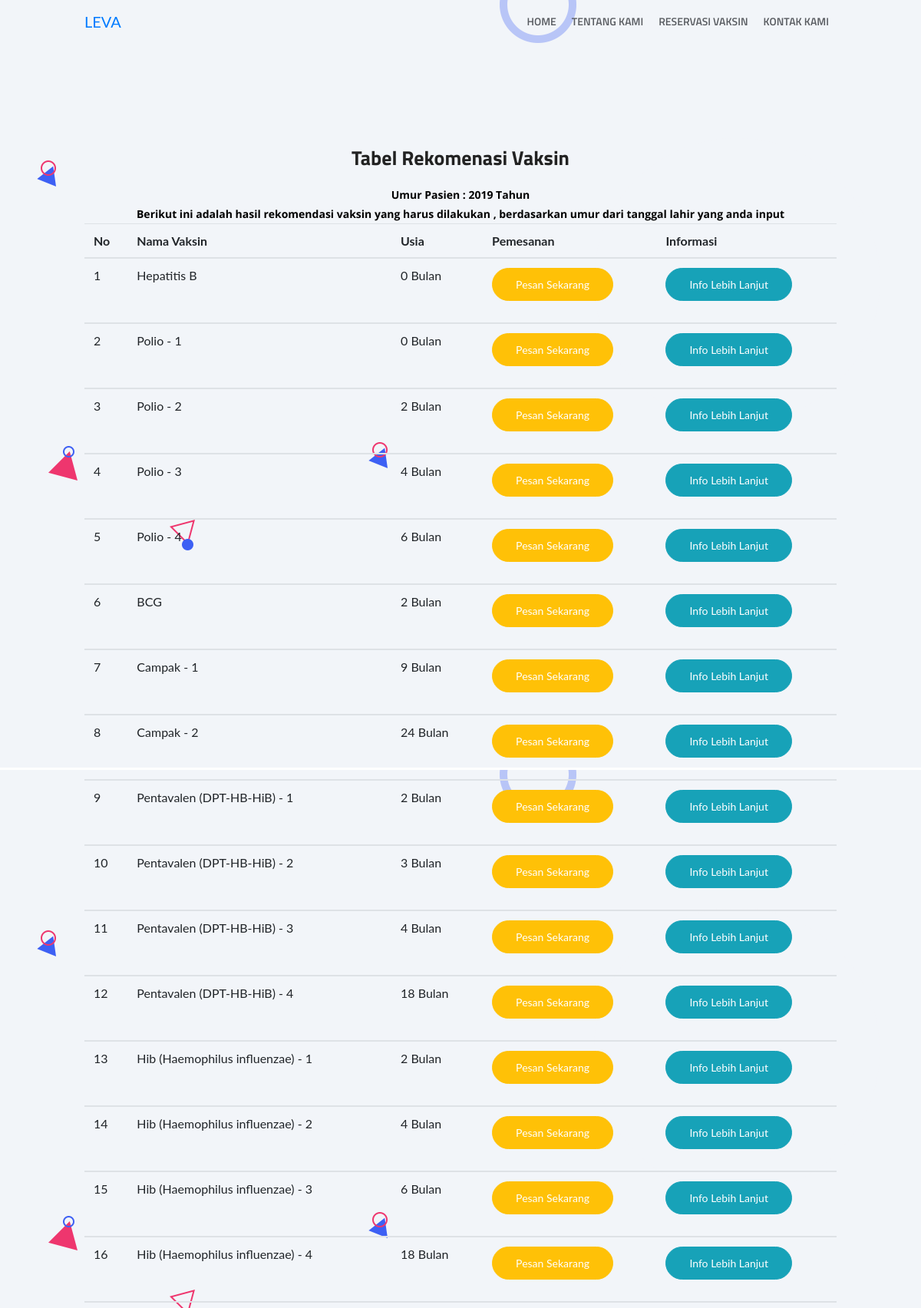
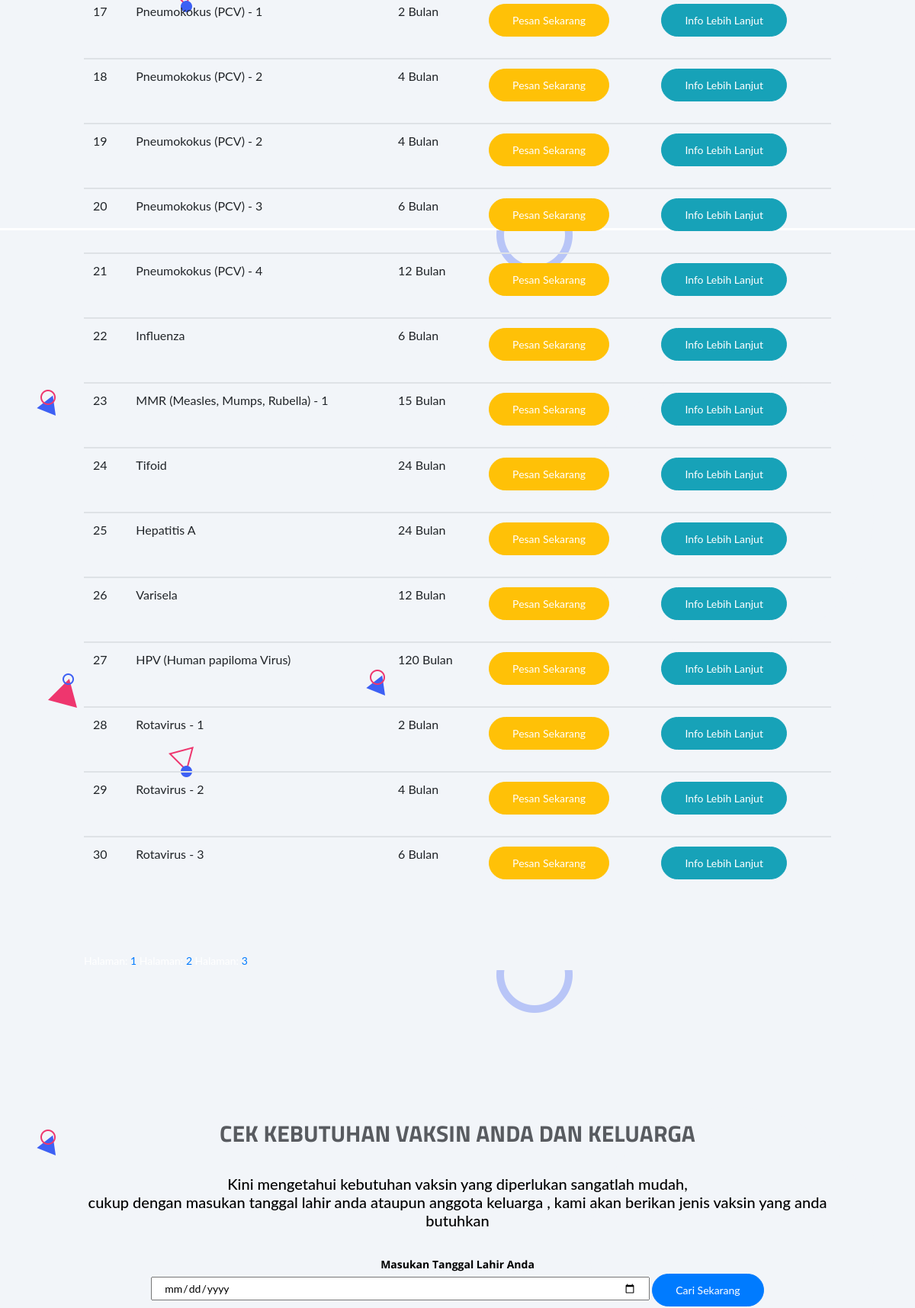
The page /cek/index.php (upper part) on the database its author committed (2 pictures, top to bottom).
### tables this page shows
CREATE TABLE `vaksin` (
  `id` int(11) NOT NULL,
  `nama_vaksin` varchar(255) NOT NULL,
  `umur` int(50) NOT NULL,
  `keterangan` varchar(50000) NOT NULL,
  `harga` int(11) NOT NULL
);

### cek/index.php (the view, shortened to what this page needs)
<?php
require_once "../conn.php";
$tanggal = $_POST['ttl'];
list($year,$month,$day) = explode("-",$tanggal);
$year_diff  = date("Y") - $year;
$month_diff  = date("m") - $month;
$day_diff  = date("d") - $day;
     $year_diff_ = $year_diff*12;
     $day_diff_ = $day_diff/30;
     $bulan = $year_diff_+$day_diff_;
     $bulan= round($bulan);
$halaman = 10;
$page = isset($_GET["halaman"]) ? (int)$_GET["halaman"] : 1;
$mulai = ($page>1) ? ($page * $halaman) - $halaman : 0;
$result = mysqli_query($conn,"SELECT * FROM vaksin");
$total = mysqli_num_rows($result);
$pages = ceil($total/$halaman);
$data = mysqli_query($conn,"select * from vaksin WHERE umur BETWEEN 0 AND $bulan");
$no =$mulai+1;
?>
     <div id="demo">
<div class="table-responsive-vertical shadow-z-1">
      <div id="hero-area" class="hero-area-bg">
        <div class="container">
          <div class="row">
            <div class="col-md-12 col-sm-12">
              <div class="contents text-center ">
<h2>Tabel Rekomenasi Vaksin</h2>
<?php if($year_diff > 0) {?>
  <p style="color:black;font-weight: bold;">Umur Pasien : <?php echo  $year_diff.' Tahun '?></p>
<?php } else {?>
  <p style="color:black;font-weight: bold;">Umur Pasien : <?php echo  $year_diff.' Tahun '.$month_diff.' Bulan '.$day_diff.' Hari' ?></p>
<?php }?>
<p style="color:black;font-weight: bold;">Berikut ini adalah hasil rekomendasi vaksin yang harus dilakukan , berdasarkan umur dari tanggal lahir yang anda input</p>
<table id="table" class="table table-hover table-mc-light-blue">
<thead>
 <tr>
   <th>No</th>
   <th>Nama Vaksin</th>
   <th>Usia</th>
   <th>Pemesanan</th>
   <th>Informasi</th>
 </tr>
</thead>
<tbody>
  <?php
  while($d = mysqli_fetch_array($data)){
  ?>
 <tr>
   <td><?php echo $no++; ?></td>
   <td><?php echo $d['nama_vaksin']; ?></td>
   <td><?php echo $d['umur']; ?> Bulan</td>
   <td data-title="Status">
   <form class="" action="pesan.php" method="get">
     <button input type="submit" name="vaksin" value="<?php echo $d['nama_vaksin']; ?>" class="btn btn-warning">Pesan Sekarang</button>
     </form>
     <td>
     <form class="" action="info.php" method="get">
       <button input type="submit" name="info" value="<?php echo $d['nama_vaksin']; ?>" class="btn btn-info">Info Lebih Lanjut</button>
       </form>
     </td>
   </td>
 </tr>
</tbody>
<?php } ?>
</table>
  </div>
  <?php for ($i=1; $i<=$pages ; $i++){ ?>
  Halaman: <a href="?halaman=<?php echo $i; ?>"><?php echo $i; ?></a>
  <?php } ?>
</div>
</div>
</div>
</div>
</div>
</div>

### assets/css/main.css (style rules this page uses)
html { overflow-x: hidden; }
body { background: #fff; font-size: 14px; font-weight: 400; font-family: 'Open Sans', sans-serif; -webkit-box-sizing: border-box; -moz-box-sizing: border-box; box-sizing: border-box; -webkit-font-smoothing: subpixel-antialiased; color: #abacae; line-height: 25px; -webkit-backface-visibility: hidden; backface-visibility: hidden; overflow-x: hidden; }
h1, h2, h3, h4 { font-size: 38px; color: #222222; font-weight: 700; font-family: 'Titillium Web', sans-serif; }
a { -webkit-transition: all 0.2s linear; -moz-transition: all 0.2s linear; -o-transition: all 0.2s linear; transition: all 0.2s linear; }
p { font-weight: 400; font-family: 'Open Sans', sans-serif; margin: 0px; font-size: 14px; }
ul, ol { list-style: outside none none; margin: 0; padding: 0; }
ul li, ol li { list-style: none; }
.btn { font-size: 14px; padding: 10px 30px; cursor: pointer; font-weight: 400; color: #fff; border-radius: 30px; -webkit-transition: all 0.2s linear; -moz-transition: all 0.2s linear; -o-transition: all 0.2s linear; transition: all 0.2s linear; display: inline-block; }
.navbar-brand { position: relative; padding: 0px; }
.navbar-expand-md .navbar-nav .nav-link { font-family: 'Titillium Web', sans-serif; color: #585b60; font-weight: 600; padding: 8px 10px; line-height: 40px; text-transform: uppercase; cursor: pointer; background: transparent; -webkit-transition: all 0.3s ease-in-out; -moz-transition: all 0.3s ease-in-out; transition: all 0.3s ease-in-out; }
.navbar { padding: 0; }
#hero-area { color: #fff; overflow: hidden; position: relative; background: url(../img/hero-bg.png); }
#hero-area .contents { padding: 170px 0px 50px; }
#hero-area .contents .head-title { color: #585b60; text-transform: uppercase; font-size: 30px; line-height: 48px; font-weight: 700; margin-bottom: 30px; }

### rows shown on the page
vaksin: nama_vaksin "Hepatitis B", umur "0"
vaksin: nama_vaksin "Polio - 1", umur "0"
vaksin: nama_vaksin "Polio - 2", umur "2"
vaksin: nama_vaksin "Polio - 3", umur "4"
vaksin: nama_vaksin "Polio - 4", umur "6"
vaksin: nama_vaksin "BCG", umur "2"
vaksin: nama_vaksin "Campak - 1", umur "9"
vaksin: nama_vaksin "Campak - 2", umur "24"
vaksin: nama_vaksin "Pentavalen (DPT-HB-HiB) - 1", umur "2"
vaksin: nama_vaksin "Pentavalen (DPT-HB-HiB) - 2", umur "3"
vaksin: nama_vaksin "Pentavalen (DPT-HB-HiB) - 3", umur "4"
vaksin: nama_vaksin "Pentavalen (DPT-HB-HiB) - 4", umur "18"
vaksin: nama_vaksin "Hib (Haemophilus influenzae) - 1", umur "2"
vaksin: nama_vaksin "Hib (Haemophilus influenzae) - 2", umur "4"
vaksin: nama_vaksin "Hib (Haemophilus influenzae) - 3", umur "6"
vaksin: nama_vaksin "Hib (Haemophilus influenzae) - 4", umur "18"
vaksin: nama_vaksin "Pneumokokus (PCV) - 1", umur "2"
vaksin: nama_vaksin "Pneumokokus (PCV) - 2", umur "4"
vaksin: nama_vaksin "Pneumokokus (PCV) - 2", umur "4"
vaksin: nama_vaksin "Pneumokokus (PCV) - 3", umur "6"
vaksin: nama_vaksin "Pneumokokus (PCV) - 4", umur "12"
vaksin: nama_vaksin "Influenza", umur "6"
vaksin: nama_vaksin "MMR (Measles, Mumps, Rubella) - 1", umur "15"
vaksin: nama_vaksin "Tifoid", umur "24"
vaksin: nama_vaksin "Hepatitis A", umur "24"
vaksin: nama_vaksin "Varisela", umur "12"
vaksin: nama_vaksin "HPV (Human papiloma Virus)", umur "120"
vaksin: nama_vaksin "Rotavirus - 1", umur "2"
vaksin: nama_vaksin "Rotavirus - 2", umur "4"
vaksin: nama_vaksin "Rotavirus - 3", umur "6"
